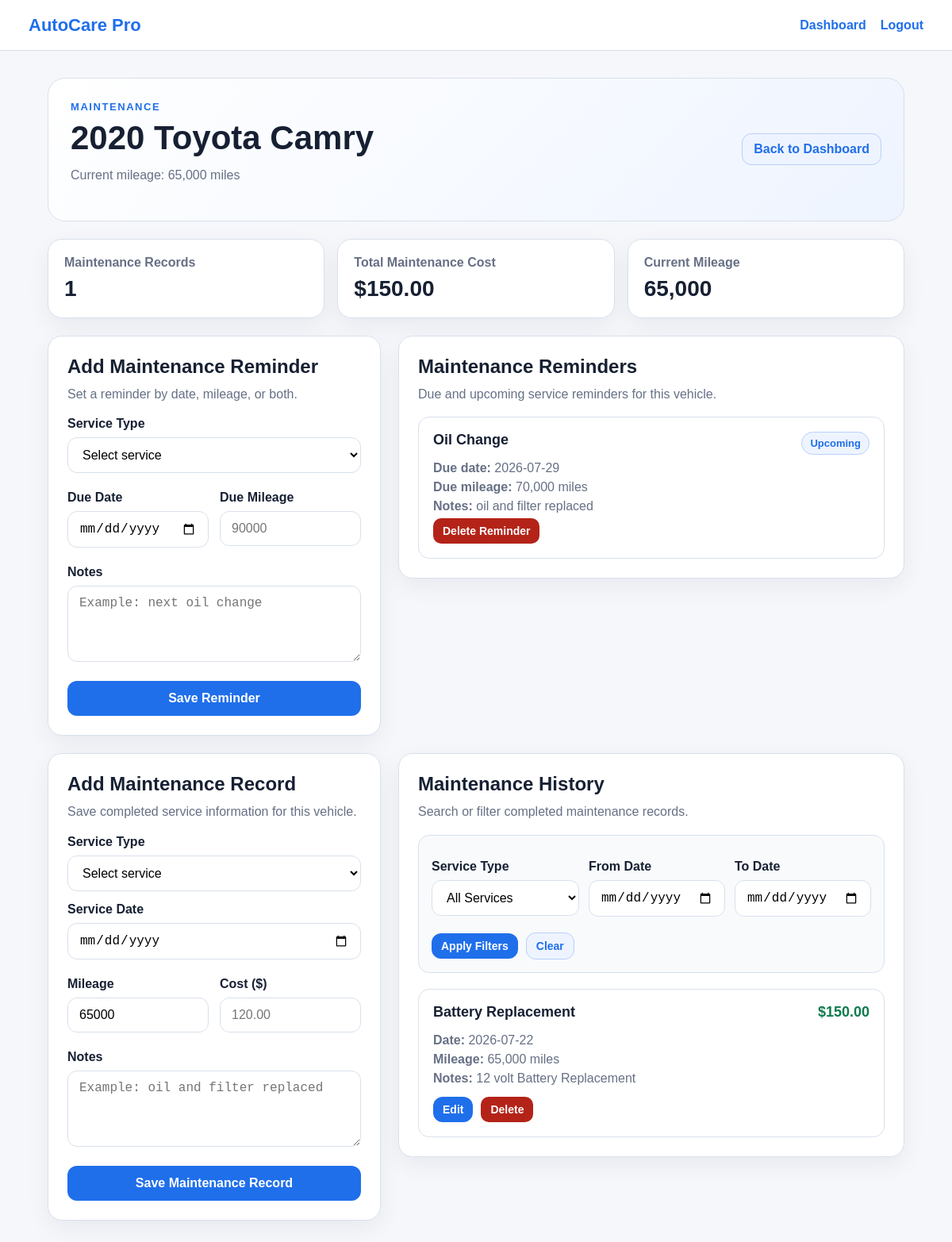
The page /vehicles/1 (signed in) on the database its author committed.
### tables this page shows
CREATE TABLE vehicles (
            id INTEGER PRIMARY KEY AUTOINCREMENT,
            user_id INTEGER NOT NULL,
            make TEXT NOT NULL,
            model TEXT NOT NULL,
            year INTEGER NOT NULL,
            mileage INTEGER NOT NULL,
            notes TEXT,
            created_at TIMESTAMP DEFAULT CURRENT_TIMESTAMP,
            FOREIGN KEY (user_id) REFERENCES users(id) ON DELETE CASCADE
        );

CREATE TABLE reminders (
            id INTEGER PRIMARY KEY AUTOINCREMENT,
            vehicle_id INTEGER NOT NULL,
            service_type TEXT NOT NULL,
            due_date TEXT,
            due_mileage INTEGER,
            notes TEXT,
            created_at TIMESTAMP DEFAULT CURRENT_TIMESTAMP,
            FOREIGN KEY (vehicle_id) REFERENCES vehicles(id) ON DELETE CASCADE
        );

CREATE TABLE maintenance_records (
            id INTEGER PRIMARY KEY AUTOINCREMENT,
            vehicle_id INTEGER NOT NULL,
            service_type TEXT NOT NULL,
            service_date TEXT NOT NULL,
            mileage INTEGER NOT NULL,
            cost REAL DEFAULT 0,
            notes TEXT,
            created_at TIMESTAMP DEFAULT CURRENT_TIMESTAMP,
            FOREIGN KEY (vehicle_id) REFERENCES vehicles(id) ON DELETE CASCADE
        );

### app.py (the view)
@app.route("/vehicles/<int:vehicle_id>")
@login_required
def vehicle_detail(vehicle_id):
    vehicle = get_user_vehicle(vehicle_id)
    service_filter = request.args.get("service_type", "").strip()
    date_from = request.args.get("date_from", "").strip()
    date_to = request.args.get("date_to", "").strip()
    sql = "SELECT * FROM maintenance_records WHERE vehicle_id = ?"
    params = [vehicle_id]
    if service_filter:
        sql += " AND service_type = ?"
        params.append(service_filter)
    if date_from:
        sql += " AND service_date >= ?"
        params.append(date_from)
    if date_to:
        sql += " AND service_date <= ?"
        params.append(date_to)
    sql += " ORDER BY service_date DESC, id DESC"
    conn = get_db_connection()
    records = conn.execute(sql, params).fetchall()
    total_cost = conn.execute(
        "SELECT COALESCE(SUM(cost), 0) AS total FROM maintenance_records WHERE vehicle_id = ?",
        (vehicle_id,),
    ).fetchone()["total"]
    total_records = conn.execute(
        "SELECT COUNT(*) AS count FROM maintenance_records WHERE vehicle_id = ?",
        (vehicle_id,),
    ).fetchone()["count"]
    reminder_rows = conn.execute(
        "SELECT * FROM reminders WHERE vehicle_id = ? ORDER BY due_date ASC, id DESC",
        (vehicle_id,),
    ).fetchall()
    reminders = []
    for row in reminder_rows:
        item = dict(row)
        item["status"] = reminder_status(row, vehicle["mileage"])
        reminders.append(item)
    reminders.sort(key=lambda r: (0 if r["status"] == "Due" else 1, r.get("due_date") or "9999-12-31"))
    conn.close()
    return render_template(
        "vehicle_detail.html",
        vehicle=vehicle,
        records=records,
        total_cost=float(total_cost or 0),
        total_records=total_records,
        reminders=reminders,
        service_filter=service_filter,
        date_from=date_from,
        date_to=date_to,
    )

### app.py (called while the page is built)
def get_db_connection():
    conn = sqlite3.connect(DB_PATH)
    conn.row_factory = sqlite3.Row
    conn.execute("PRAGMA foreign_keys = ON")
    return conn

def reminder_status(reminder, current_mileage):
    today = date.today().isoformat()
    date_due = bool(reminder["due_date"] and reminder["due_date"] <= today)
    mileage_due = reminder["due_mileage"] is not None and current_mileage >= reminder["due_mileage"]
    return "Due" if date_due or mileage_due else "Upcoming"

def login_required(view):
    @wraps(view)
    def wrapped_view(**kwargs):
        if "user_id" not in session:
            return redirect(url_for("login"))
        return view(**kwargs)
    return wrapped_view

def get_user_vehicle(vehicle_id):
    conn = get_db_connection()
    vehicle = conn.execute(
        "SELECT * FROM vehicles WHERE id = ? AND user_id = ?",
        (vehicle_id, session["user_id"]),
    ).fetchone()
    conn.close()
    if vehicle is None:
        abort(404)
    return vehicle

### templates/vehicle_detail.html (shortened to what this page needs)
{% extends "base.html" %}
{% block content %}
<header class="hero compact-hero">
  <div>
    <p class="eyebrow">Maintenance</p>
    <h1>{{ vehicle.year }} {{ vehicle.make }} {{ vehicle.model }}</h1>
    <p class="muted">Current mileage: {{ "{:,}".format(vehicle.mileage) }} miles</p>
  </div>
  <a class="button-link secondary-link" href="{{ url_for('dashboard') }}">Back to Dashboard</a>
</header>
<section class="stats-grid maintenance-stats">
  <div class="stat-card"><span>Maintenance Records</span><strong>{{ total_records }}</strong></div>
  <div class="stat-card"><span>Total Maintenance Cost</span><strong>${{ "{:,.2f}".format(total_cost) }}</strong></div>
  <div class="stat-card"><span>Current Mileage</span><strong>{{ "{:,}".format(vehicle.mileage) }}</strong></div>
</section>
<section class="reminder-layout">
  <form method="post" action="{{ url_for('add_reminder', vehicle_id=vehicle.id) }}" class="panel">
    <h2>Add Maintenance Reminder</h2>
    <p class="muted">Set a reminder by date, mileage, or both.</p>
    <label>Service Type
      <select name="service_type" required>
        <option value="">Select service</option>
      </select>
    </label>
    <div class="two-col">
      <label>Due Date
        <input type="date" name="due_date">
      </label>
      <label>Due Mileage
        <input type="number" name="due_mileage" min="0" placeholder="90000">
      </label>
    </div>
    <label>Notes
      <textarea name="notes" placeholder="Example: next oil change"></textarea>
    </label>
    <button type="submit">Save Reminder</button>
  </form>
  <section class="panel">
    <h2>Maintenance Reminders</h2>
    <p class="muted">Due and upcoming service reminders for this vehicle.</p>
    {% if reminders %}
      <div class="record-list">
        {% for reminder in reminders %}
          <article class="record-card">
            <div class="reminder-topline">
              <h3>{{ reminder.service_type }}</h3>
              <span class="status-badge {{ 'due' if reminder.status == 'Due' else 'upcoming' }}">{{ reminder.status }}</span>
            </div>
            {% if reminder.due_date %}<p><strong>Due date:</strong> {{ reminder.due_date }}</p>{% endif %}
            {% if reminder.due_mileage is not none %}<p><strong>Due mileage:</strong> {{ "{:,}".format(reminder.due_mileage) }} miles</p>{% endif %}
            {% if reminder.notes %}<p><strong>Notes:</strong> {{ reminder.notes }}</p>{% endif %}
            <form method="post" action="{{ url_for('delete_reminder', reminder_id=reminder.id) }}" onsubmit="return confirm('Delete this reminder?');">
              <button class="danger-button small-action" type="submit">Delete Reminder</button>
            </form>
          </article>
        {% endfor %}
      </div>
    {% else %}
      <div class="empty">No reminders yet. Use the form to create one.</div>
    {% endif %}
  </section>
</section>
<section class="layout-grid">
  <form method="post" action="{{ url_for('add_maintenance', vehicle_id=vehicle.id) }}" class="panel">
    <h2>Add Maintenance Record</h2>
    <p class="muted">Save completed service information for this vehicle.</p>
    <label>Service Type
      <select name="service_type" required>
        <option value="">Select service</option>
      </select>
    </label>
    <label>Service Date
      <input type="date" name="service_date" required>
    </label>
    <div class="two-col">
      <label>Mileage
        <input type="number" name="mileage" min="0" value="{{ vehicle.mileage }}" required>
      </label>
      <label>Cost ($)
        <input type="number" name="cost" min="0" step="0.01" placeholder="120.00">
      </label>
    </div>
    <label>Notes
      <textarea name="notes" placeholder="Example: oil and filter replaced"></textarea>
    </label>
    <button type="submit">Save Maintenance Record</button>
  </form>
  <section class="panel">
    <h2>Maintenance History</h2>
    <p class="muted">Search or filter completed maintenance records.</p>
    <form method="get" class="filter-form">
      <div class="filter-grid">
        <label>Service Type
          <select name="service_type">
            <option value="">All Services</option>
          </select>
        </label>
        <label>From Date
          <input type="date" name="date_from" value="{{ date_from }}">
        </label>
        <label>To Date
          <input type="date" name="date_to" value="{{ date_to }}">
        </label>
      </div>
      <div class="filter-actions">
        <button type="submit" class="small-action">Apply Filters</button>
        <a class="button-link secondary-link small-action" href="{{ url_for('vehicle_detail', vehicle_id=vehicle.id) }}">Clear</a>
      </div>
    </form>
    {% if records %}
      <div class="record-list">
        {% for record in records %}
          <article class="record-card">
            <div class="record-topline">
              <h3>{{ record.service_type }}</h3>
              <strong>${{ "{:,.2f}".format(record.cost) }}</strong>
            </div>
            <p><strong>Date:</strong> {{ record.service_date }}</p>
            <p><strong>Mileage:</strong> {{ "{:,}".format(record.mileage) }} miles</p>
            {% if record.notes %}<p><strong>Notes:</strong> {{ record.notes }}</p>{% endif %}
            <div class="record-actions">
              <a class="button-link small-action" href="{{ url_for('edit_maintenance', record_id=record.id) }}">Edit</a>
              <form method="post" action="{{ url_for('delete_maintenance', record_id=record.id) }}" onsubmit="return confirm('Delete this maintenance record?');">
                <button class="danger-button small-action" type="submit">Delete</button>
              </form>
            </div>
          </article>
        {% endfor %}
      </div>
    {% else %}
      <div class="empty">No maintenance records match the selected filters.</div>
    {% endif %}
  </section>
</section>
{% endblock %}

### templates/base.html (shortened to what this page needs)
<!doctype html>
<html lang="en">
<head>
  <link rel="stylesheet" href="{{ url_for('static', filename='css/style.css') }}">
</head>
<body>
  <nav class="topbar">
    <div class="brand">AutoCare Pro</div>
    <div class="navlinks">
      {% if session.get('user_id') %}
        <a href="{{ url_for('dashboard') }}">Dashboard</a>
        <a href="{{ url_for('logout') }}">Logout</a>
      {% else %}
        <a href="{{ url_for('login') }}">Login</a>
        <a href="{{ url_for('register') }}">Register</a>
      {% endif %}
    </div>
  </nav>
  <main class="container">
    {% block content %}{% endblock %}
  </main>
</body>
</html>

### static/css/style.css (style rules this page uses)
:root { --bg:#f5f7fb; --card:#ffffff; --text:#172033; --muted:#667085; --border:#d9e0ec; --accent:#1f6feb; --accent-dark:#174ea6; --success:#0f7b4f; --error:#b42318; }
* { box-sizing:border-box }
body { margin:0; font-family:Arial, Helvetica, sans-serif; background:var(--bg); color:var(--text); }
a { color:var(--accent);text-decoration:none }
.topbar { height:64px; display:flex; align-items:center; justify-content:space-between; padding:0 36px; background:var(--card); border-bottom:1px solid var(--border); position:sticky; top:0; z-index:10; }
.brand { font-size:22px;font-weight:800;color:var(--accent) }
.navlinks { display:flex;gap:18px;font-weight:700 }
.container { max-width:1120px;margin:0 auto;padding:34px 20px }
h1 { font-size:42px;margin:10px 0 12px;line-height:1.05 }
h2 { margin:0 0 8px;font-size:24px }
h3 { margin:0 0 10px;font-size:18px }
.eyebrow { text-transform:uppercase;letter-spacing:.12em;color:var(--accent);font-weight:800;font-size:13px;margin:0 }
.muted { color:var(--muted);line-height:1.6;margin-top:0 }
.form-card,.panel,.stat-card,.vehicle-card { background:var(--card); border:1px solid var(--border); border-radius:18px; box-shadow:0 10px 30px rgba(15,23,42,.06); }
.form-card,.panel { padding:24px }
label { display:block;font-weight:700;margin:14px 0 8px }
input,textarea { display:block; width:100%; margin-top:8px; border:1px solid var(--border); border-radius:12px; padding:12px 14px; font-size:16px; background:#fff; }
textarea { min-height:96px;resize:vertical }
button { width:100%; border:0; border-radius:12px; padding:13px 16px; background:var(--accent); color:white; font-size:16px; font-weight:800; cursor:pointer; margin-top:16px; }
.hero { background:linear-gradient(135deg,#ffffff,#eef4ff); border:1px solid var(--border); border-radius:22px; padding:28px; margin-bottom:22px; }
.stats-grid { display:grid; grid-template-columns:repeat(3,1fr); gap:16px; margin-bottom:22px; }
.stat-card { padding:20px }
.stat-card span { display:block;color:var(--muted);font-weight:700;margin-bottom:8px }
.stat-card strong { font-size:28px;color:var(--text) }
.layout-grid { display:grid; grid-template-columns:420px 1fr; gap:22px; align-items:start; }
.two-col { display:grid;grid-template-columns:1fr 1fr;gap:14px }
select { display:block; width:100%; margin-top:8px; border:1px solid var(--border); border-radius:12px; padding:12px 14px; font-size:16px; background:#fff; }
.button-link { display:inline-flex; align-items:center; justify-content:center; border-radius:12px; padding:10px 14px; background:var(--accent); color:#fff; font-weight:800; white-space:nowrap; }
.secondary-link { background:#eef4ff;color:var(--accent);border:1px solid #b9cffb }
.compact-hero { display:flex;justify-content:space-between;gap:20px;align-items:center }
.maintenance-stats { grid-template-columns:repeat(3,1fr) }
.record-list { display:grid;gap:12px }
.record-card { padding:18px;border:1px solid var(--border);border-radius:14px;background:#fff }
.record-card p { margin:6px 0;color:var(--muted) }
.record-topline { display:flex;justify-content:space-between;gap:16px;align-items:start }
.record-topline strong { color:var(--success);font-size:18px }
.record-actions { display:flex;gap:10px;align-items:center;margin-top:14px }
.record-actions form { margin:0 }
.small-action { width:auto;padding:8px 12px;font-size:14px;margin:0 }
.danger-button { background:#b42318;color:#fff;border:0;border-radius:10px;font-weight:800;cursor:pointer }
.reminder-topline { display:flex;justify-content:space-between;gap:12px;align-items:flex-start }
.status-badge { display:inline-flex;align-items:center;border-radius:999px;padding:6px 10px;font-size:13px;font-weight:800;white-space:nowrap }
.status-badge.upcoming { background:#eef4ff;color:var(--accent);border:1px solid #b9cffb }
.reminder-layout { display:grid;grid-template-columns:420px 1fr;gap:22px;align-items:start;margin-bottom:22px }
.filter-form { margin:16px 0 20px;padding:16px;border:1px solid var(--border);border-radius:14px;background:#f8fafc }
.filter-grid { display:grid;grid-template-columns:1.2fr 1fr 1fr;gap:12px }
.filter-actions { display:flex;gap:10px;align-items:center;margin-top:12px }
.filter-actions button,.filter-actions .button-link { width:auto;margin:0 }

### rows shown on the page
vehicles: year "2020", make "Toyota", model "Camry", mileage "65,000", mileage "65000"
reminders: service_type "Oil Change", status "Upcoming", due_date "2026-07-29", due_mileage "70,000", notes "oil and filter replaced"
maintenance_records: service_type "Battery Replacement", cost "150.00", service_date "2026-07-22", mileage "65,000", notes "12 volt Battery Replacement"

### other values the page prints
{{ total_records }} "1"
{{ "{:,.2f}".format(total_cost) }} "150.00"
